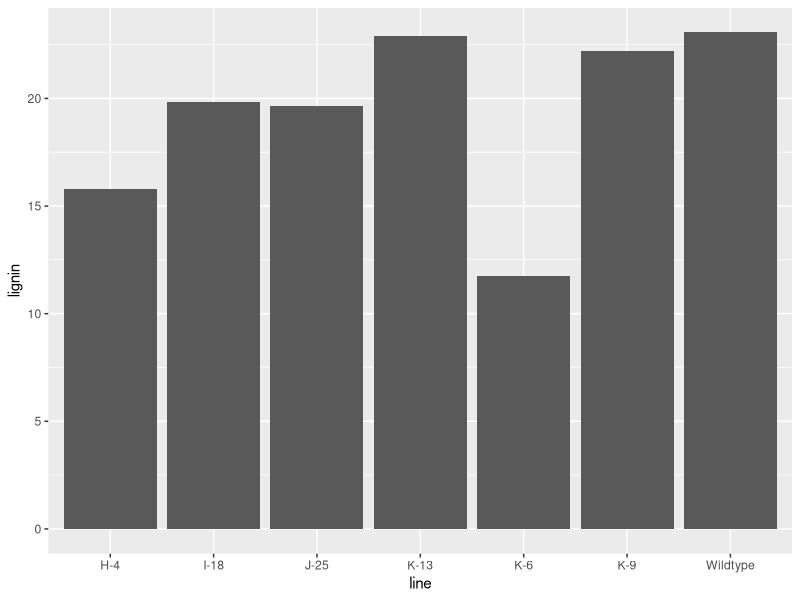
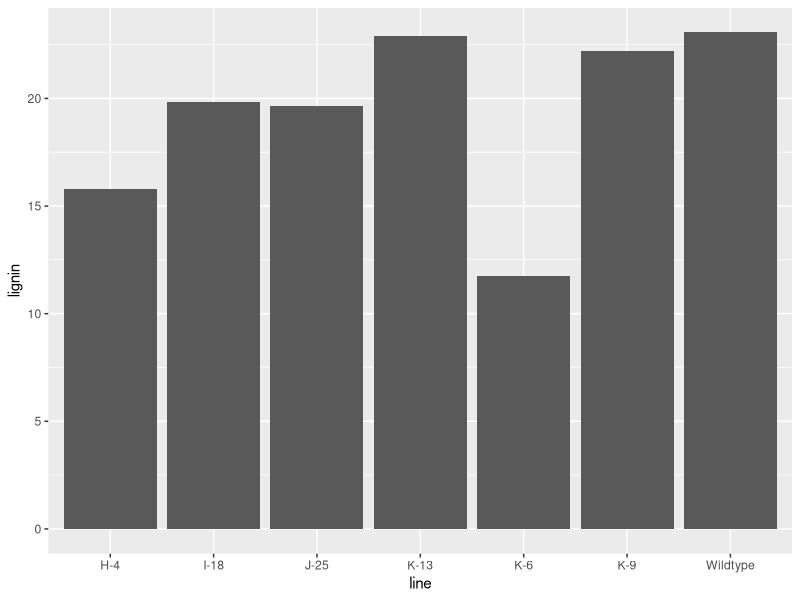
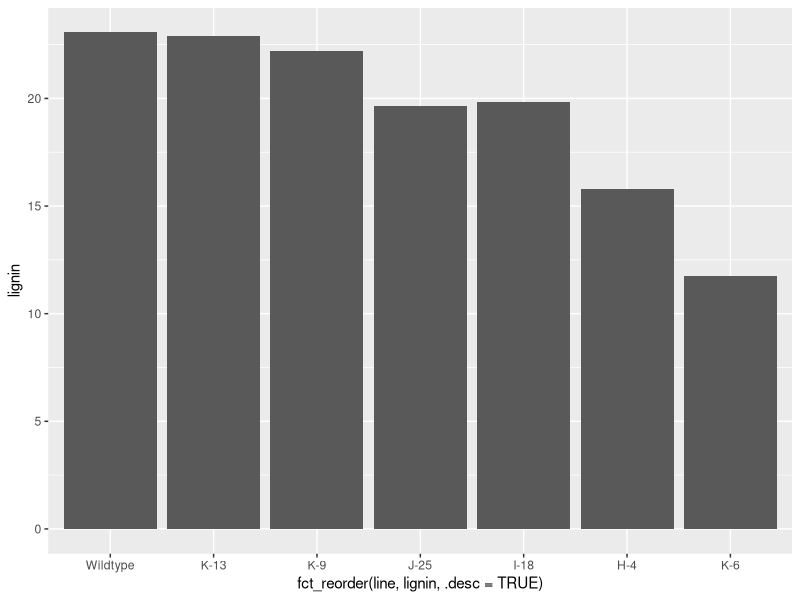
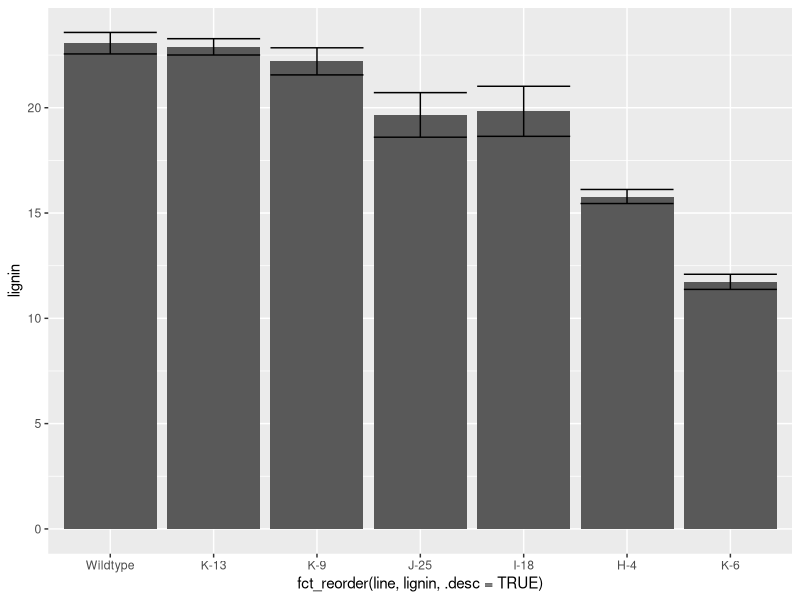
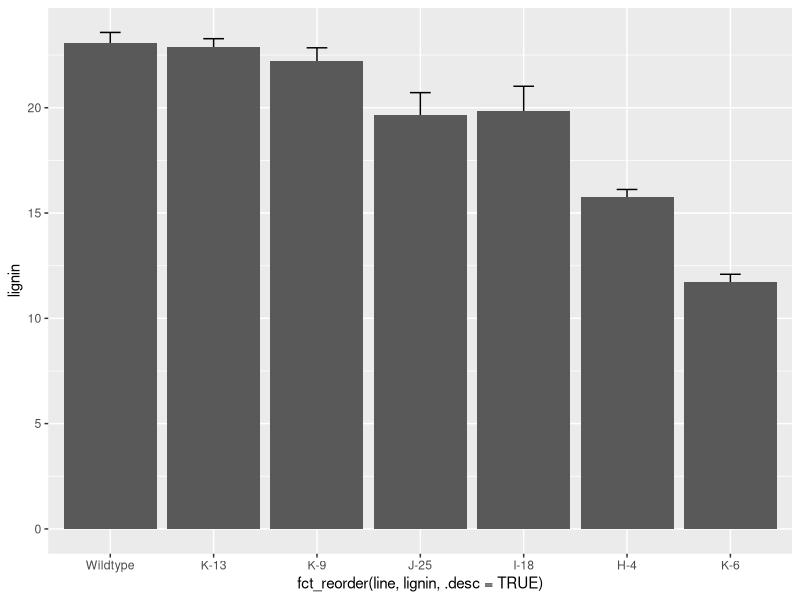
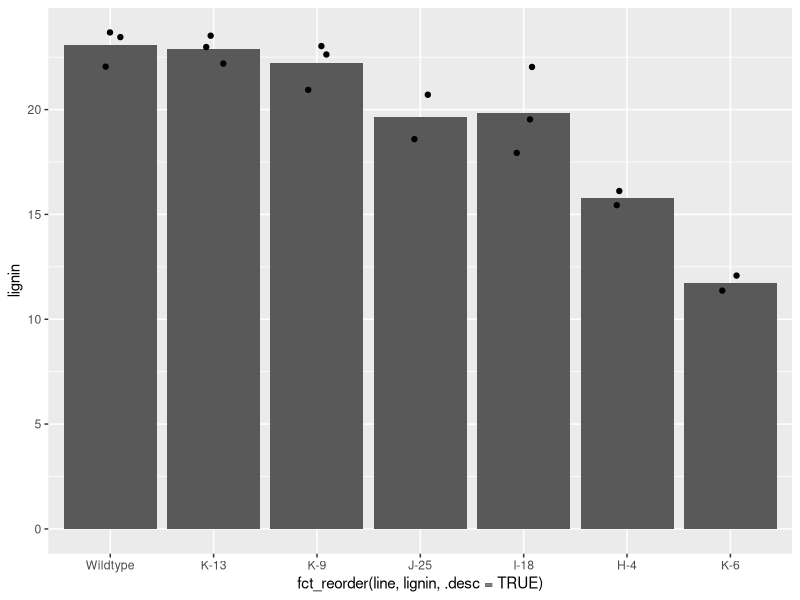
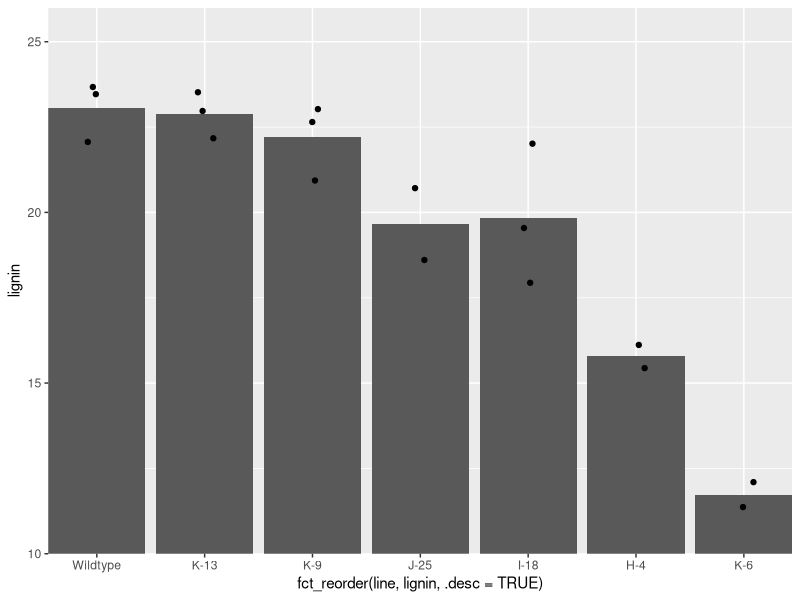
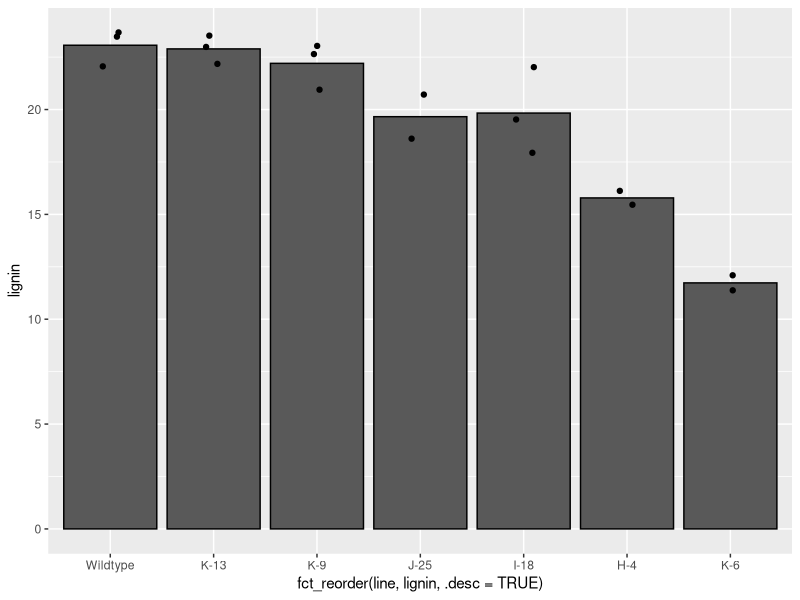

The R script that drew these images, in order:
## ---- chunk 1
theme_sulis <- function(base_size = 8) {
  theme_minimal(
    base_size = base_size
  ) %+replace%
    theme(
      axis.ticks = element_blank(),
      axis.text.x = element_text(
        size = 8,
        colour = "black",
        margin = margin(1, 1, 1, 1)
      ),
      axis.text.y = element_text(
        colour = "black",
        size = 8,
        angle = 0,
        vjust = 0.5,
        hjust = 1,
        margin = margin(1, 1, 1, 1)
      ),
      axis.title = element_text(
        colour = "black",
        size = 8
      ),
      axis.line = element_line(),
      panel.grid.major = element_blank(),
      panel.grid.minor = element_blank(),
      legend.text = element_text(size = 8),
      legend.key.height = unit(4, "mm"),
      complete = TRUE
    )
}
## ---- chunk 2
#| echo: true
library(tidyverse)
sulis_bar_data <- read_tsv(file = "data/Sulis2023_fig3EF.tsv")
## ---- chunk 3
#| echo: true
library(tidyverse)
sulis_bar_data <- read_tsv("data/Sulis2023_fig3EF.tsv")
sulis_bar_data
## ---- chunk 4
#| echo: true
#| code-line-numbers: "7-11|13"
#| output-location: column-fragment
panel_E <- ggplot(
  data = sulis_bar_data,
  aes(
    x = line,
    y = lignin
  )
) +
  geom_bar(
    stat = "summary",
    fun.y = "mean"
  )

panel_E
## ---- chunk 5
panel_E <- ggplot(
  data = sulis_bar_data,
  aes(
    x = line,
    y = lignin
  )
) +
  geom_bar(
    stat = "summary",
    fun.y = "mean"
  )

panel_E
## ---- chunk 6
#| echo: true
#| code-line-numbers: "4-8"
#| output-location: column-fragment
panel_E <- ggplot(
  data = sulis_bar_data,
  aes(
    x = fct_reorder(
      line,
      lignin,
      .desc = TRUE
    ),
    y = lignin
  )
) +
  geom_bar(
    stat = "summary",
    fun.y = "mean"
  )

panel_E
## ---- chunk 7
#| echo: true
#| code-line-numbers: "16-19"
#| output-location: column-fragment
panel_E <- ggplot(
  data = sulis_bar_data,
  aes(
    x = fct_reorder(
      line,
      lignin,
      .desc = TRUE
    ),
    y = lignin
  )
) +
  geom_bar(
    stat = "summary",
    fun = "mean"
  ) +
  geom_errorbar(
    stat = "summary",
    fun.data = "mean_se"
  )

panel_E
## ---- chunk 8
#| echo: true
#| code-line-numbers: "12-20"
#| output-location: column-fragment
panel_E <- ggplot(
  data = sulis_bar_data,
  aes(
    x = fct_reorder(
      line,
      lignin,
      .desc = TRUE
    ),
    y = lignin
  )
) +
  geom_errorbar(
    stat = "summary",
    fun.data = "mean_se",
    width = 0.2
  ) +
  geom_bar(
    stat = "summary",
    fun = "mean"
  )

panel_E
## ---- chunk 9
#| echo: true
#| code-line-numbers: "16"
#| output-location: column-fragment
panel_E <- ggplot(
  data = sulis_bar_data,
  aes(
    x = fct_reorder(
      line,
      lignin,
      .desc = TRUE
    ),
    y = lignin
  )
) +
  geom_bar(
    stat = "summary",
    fun = "mean"
  ) +
  geom_jitter(width = 0.1)

panel_E
## ---- chunk 10
#| echo: true
#| code-line-numbers: "18-21"
#| output-location: column-fragment
library(ggtext)
panel_E <- ggplot(
  data = sulis_bar_data,
  aes(
    x = fct_reorder(
      line,
      lignin,
      .desc = TRUE
    ),
    y = lignin
  )
) +
  geom_bar(
    stat = "summary",
    fun = "mean"
  ) +
  geom_jitter(width = 0.1) +
  coord_cartesian(
    ylim = c(10, 26),
    expand = FALSE
  )

panel_E
## ---- chunk 11
#| echo: true
#| code-line-numbers: "12-14|16|19"
#| output-location: column-fragment
panel_E <- ggplot(
  data = sulis_bar_data,
  aes(
    x = fct_reorder(
      line,
      lignin,
      .desc = TRUE
    ),
    y = lignin
  )
) +
  scale_fill_distiller(
    palette = "Greys"
  ) + # colorbrewer2.org palettes
  geom_bar(
    aes(fill = lignin),
    stat = "summary",
    fun = "mean",
    colour = "black"
  ) +
  geom_jitter(width = 0.1)

panel_E
## ---- chunk 12
#| echo: true
#| code-line-numbers: "16"
#| output-location: column-fragment
panel_E <- ggplot(
  data = sulis_bar_data,
  aes(
    x = fct_reorder(
      line,
      lignin,
      .desc = TRUE
    ),
    y = lignin
  )
) +
  scale_fill_distiller(
    palette = "Greys"
  ) +
  geom_bar(
    aes(fill = after_stat(y)),
    stat = "summary",
    fun = "mean",
    colour = "black"
  ) +
  geom_jitter(width = 0.1)

panel_E
## ---- chunk 13
#| echo: true
#| code-line-numbers: "1|23-29"
#| output-location: column-fragment
library(ggtext)
panel_E <- ggplot(
  data = sulis_bar_data,
  aes(
    x = fct_reorder(
      line,
      lignin,
      .desc = TRUE
    ),
    y = lignin
  )
) +
  scale_fill_distiller(
    palette = "Greys"
  ) +
  geom_bar(
    aes(fill = ..y..),
    stat = "summary",
    fun = "mean",
    colour = "black"
  ) +
  geom_jitter(width = 0.1) +
  labs(
    x = NULL,
    y = "<b>Lignin content</b> (% wt)"
  ) +
  theme(
    axis.title.y = element_markdown()
  )

panel_E
## ---- chunk 14
#| echo: true
#| code-line-numbers: "28-32"
#| output-location: column-fragment
panel_E <- ggplot(
  data = sulis_bar_data,
  aes(
    x = fct_reorder(
      line,
      lignin,
      .desc = TRUE
    ),
    y = lignin
  )
) +
  scale_fill_distiller(
    palette = "Greys"
  ) +
  geom_bar(
    aes(fill = ..y..),
    stat = "summary",
    fun = "mean",
    colour = "black"
  ) +
  geom_jitter(width = 0.1) +
  labs(
    x = NULL,
    y = "<b>Lignin content</b> (% wt)"
  ) +
  theme(
    axis.title.y = element_markdown(),
    axis.text.x = element_text(
      angle = 90,
      vjust = 0.5,
      hjust = 1
    )
  )

panel_E
## ---- chunk 15
#| echo: true
#| code-line-numbers: "33"
#| output-location: column-fragment
panel_E <- ggplot(
  data = sulis_bar_data,
  aes(
    x = fct_reorder(
      line,
      lignin,
      .desc = TRUE
    ),
    y = lignin
  )
) +
  scale_fill_distiller(
    palette = "Greys"
  ) +
  geom_bar(
    aes(fill = ..y..),
    stat = "summary",
    fun = "mean",
    colour = "black"
  ) +
  geom_jitter(width = 0.1) +
  labs(
    x = NULL,
    y = "<b>Lignin content</b> (% wt)"
  ) +
  theme(
    axis.title.y = element_markdown(),
    axis.text.x = element_text(
      angle = 90,
      vjust = 0.5,
      hjust = 1
    ),
    legend.position = "none"
  )

panel_E
## ---- chunk 16
#| echo: true
#| code-line-numbers: "22-27|32-36|37"
#| output-location: column-fragment
panel_E <- ggplot(
  data = sulis_bar_data,
  aes(
    x = fct_reorder(
      line,
      lignin,
      .desc = TRUE
    ),
    y = lignin
  )
) +
  scale_fill_distiller(
    palette = "Greys"
  ) +
  geom_bar(
    aes(fill = ..y..),
    stat = "summary",
    fun = "mean",
    colour = "black",
    width = 0.8
  ) +
  geom_jitter(
    width = 0.1,
    shape = 21,
    fill = "black",
    colour = "white"
  ) +
  labs(
    x = NULL,
    y = "<b>Lignin content</b> (% wt)"
  ) +
  scale_y_continuous(
    expand = expansion(
      mult = c(0, 0.05)
    )
  ) +
  theme_sulis() +
  theme(
    axis.title.y = element_markdown(),
    axis.text.x = element_text(
      angle = 90,
      vjust = 0.5,
      hjust = 1
    ),
    legend.position = "none"
  )

panel_E
## ---- chunk 17
panel_E <- ggplot(
  data = sulis_bar_data,
  aes(
    x = fct_reorder(
      line,
      lignin,
      .desc = TRUE
    ),
    y = lignin
  )
) +
  scale_fill_distiller(
    palette = "Greys"
  ) +
  geom_bar(
    aes(fill = ..y..),
    stat = "summary",
    fun = "mean",
    colour = "black",
    width = 0.8
  ) +
  geom_jitter(
    width = 0.1,
    shape = 21,
    fill = "black",
    colour = "white"
  ) +
  labs(
    x = NULL,
    y = "<b>Lignin content</b> (% wt)"
  ) +
  scale_y_continuous(
    expand = expansion(
      mult = c(0, 0.05)
    )
  ) +
  theme_sulis() +
  theme(
    axis.title.y = element_markdown(),
    axis.text.x = element_text(
      angle = 90,
      vjust = 0.5,
      hjust = 1
    ),
    legend.position = "none"
  )

panel_E
## ---- chunk 18
#| echo: true
#| code-line-numbers: "1|9|14|31"
#| output-location: column-fragment
panel_F <- ggplot(
  data = sulis_bar_data,
  aes(
    x = fct_reorder(
      line,
      lignin,
      .desc = TRUE
    ),
    y = CL
  )
) +
  scale_fill_distiller(
    palette = "Greys",
    direction = 1
  ) +
  geom_bar(
    aes(fill = ..y..),
    stat = "summary",
    fun = "mean",
    colour = "black",
    width = 0.8
  ) +
  geom_jitter(
    width = 0.1,
    shape = 21,
    fill = "black",
    colour = "white"
  ) +
  labs(
    x = NULL,
    y = "<b>C/L ratio</b>"
  ) +
  scale_y_continuous(
    expand = expansion(
      mult = c(0, 0.05)
    )
  ) +
  theme_sulis() +
  theme(
    axis.title.y = element_markdown(),
    axis.text.x = element_text(
      angle = 90,
      vjust = 0.5,
      hjust = 1
    ),
    legend.position = "none"
  )

panel_F
## ---- chunk 19
#| echo: true
sulis_scatter_data <- read_tsv("data/Sulis2023_fig3G.tsv")
## ---- chunk 20
#| echo: true
#| code-line-numbers: ""
#| output-location: column
panel_K <- ggplot(
  data = sulis_scatter_data,
  aes(
    x = rel_lignin,
    y = rel_volume
  )
) +
  geom_point() +
  theme_sulis()

panel_K
## ---- chunk 21
#| echo: true
#| code-line-numbers: "8-13"
#| output-location: column
panel_K <- ggplot(
  data = sulis_scatter_data,
  aes(
    x = rel_lignin,
    y = rel_volume
  )
) +
  geom_point(
    aes(colour = type)
  ) +
  scale_colour_manual(
    values = c("blue", "red")
  ) +
  theme_sulis()

panel_K
## ---- chunk 22
#| echo: true
#| code-line-numbers: "12"
#| output-location: column
panel_K <- ggplot(
  data = sulis_scatter_data,
  aes(
    x = rel_lignin,
    y = rel_volume
  )
) +
  geom_point(
    aes(colour = type)
  ) +
  scale_colour_manual(
    values = c("#275d95", "#d25952")
  ) +
  theme_sulis()

panel_K
## ---- chunk 23
#| echo: true
#| code-line-numbers: "11|13-15"
#| output-location: column-fragment
panel_K <- ggplot(
  data = sulis_scatter_data,
  aes(
    x = rel_lignin,
    y = rel_volume
  )
) +
  geom_point(
    aes(
      colour = type,
      fill = after_scale(
        alpha(colour, 0.4)
        )
    ),
    shape = "circle filled"
  ) +
  scale_colour_manual(
    values = c("#275d95", "#d25952")
  ) +
  theme_sulis()

panel_K
## ---- chunk 24
#| echo: true
#| code-line-numbers: "20-23"
#| output-location: column
panel_K <- ggplot(
  data = sulis_scatter_data,
  aes(
    x = rel_lignin,
    y = rel_volume
  )
) +
  geom_point(
    aes(
      colour = type,
      fill = after_scale(
        alpha(colour, 0.4)
      )
    ),
    shape = "circle filled"
  ) +
  scale_colour_manual(
    values = c("#275d95", "#d25952")
  ) +
  theme_sulis() +
  theme(
    legend.position = c(0.25, 0.95),
    legend.title = element_blank()
  )

panel_K
## ---- chunk 25
#| echo: true
#| code-line-numbers: "8-12"
#| output-location: column
panel_K <- ggplot(
  data = sulis_scatter_data,
  aes(
    x = rel_lignin,
    y = rel_volume
  )
) +
  geom_hline(
    yintercept = 100,
    colour = "grey",
    linetype = "dashed"
  ) +
  geom_point(
    aes(
      colour = type,
      fill = after_scale(alpha(colour, 0.4))
    ),
    shape = "circle filled"
  ) +
  scale_colour_manual(
    values = c("#275d95", "#d25952")
  ) +
  theme_sulis() +
  theme(
    legend.position = c(0.25, 0.95),
    legend.title = element_blank()
  )

panel_K
## ---- chunk 26
#| fig-height: 3
panel_K <- ggplot(
  data = sulis_scatter_data,
  aes(
    x = rel_lignin,
    y = rel_volume
  )
) +
  geom_hline(
    yintercept = 100,
    colour = "grey",
    linetype = "dashed"
  ) +
  geom_point(
    aes(
      colour = type,
      fill = after_scale(alpha(colour, 0.4))
    ),
    shape = "circle filled"
  ) +
  scale_colour_manual(
    values = c("#275d95", "#d25952")
  ) +
  labs(
    x = "**Lignin content** (% of wildtype)",
    y = "<b>Stem volume</b> (% of wildtype)"
  ) +
  theme_sulis() +
  theme(
    axis.title.x = element_markdown(),
    axis.title.y = element_markdown(),
    legend.position = c(0.25, 0.95),
    legend.title = element_blank()
  )

panel_K
## ---- chunk 27
sulis_scatter_data[c(98:110), ]
## ---- chunk 28
#| echo: true
#| code-line-numbers: "1|21-23"
#| output-location: column-fragment
library(ggrepel)
panel_K <- ggplot(
  data = sulis_scatter_data,
  aes(
    x = rel_lignin,
    y = rel_volume
  )
) +
  geom_hline(
    yintercept = 100,
    colour = "grey",
    linetype = "dashed"
  ) +
  geom_point(
    aes(
      colour = type,
      fill = after_scale(alpha(colour, 0.4))
    ),
    shape = "circle filled"
  ) +
  geom_label_repel(
    aes(label = label),
  ) +
  scale_colour_manual(
    values = c("#275d95", "#d25952")
  ) +
  labs(
    x = "**Lignin content** (% of wildtype)",
    y = "<b>Stem volume</b> (% of wildtype)"
  ) +
  theme_sulis() +
  theme(
    axis.title.x = element_markdown(),
    axis.title.y = element_markdown(),
    legend.position = c(0.25, 0.95),
    legend.title = element_blank()
  )

panel_K
## ---- chunk 29
#| echo: true
#| code-line-numbers: "23"
#| output-location: column-fragment
library(ggrepel)
panel_K <- ggplot(
  data = sulis_scatter_data,
  aes(
    x = rel_lignin,
    y = rel_volume
  )
) +
  geom_hline(
    yintercept = 100,
    colour = "grey",
    linetype = "dashed"
  ) +
  geom_point(
    aes(
      colour = type,
      fill = after_scale(alpha(colour, 0.4))
    ),
    shape = "circle filled"
  ) +
  geom_label_repel(
    aes(label = label),
    size = 8
  ) +
  scale_colour_manual(
    values = c("#275d95", "#d25952")
  ) +
  labs(
    x = "**Lignin content** (% of wildtype)",
    y = "<b>Stem volume</b> (% of wildtype)"
  ) +
  theme_sulis() +
  theme(
    axis.title.x = element_markdown(),
    axis.title.y = element_markdown(),
    legend.position = c(0.25, 0.95),
    legend.title = element_blank()
  )

panel_K
## ---- chunk 30
#| echo: true
#| code-line-numbers: "1|24"
#| output-location: column-fragment
ggtext_size <- 8 / (14 / 5)
library(ggrepel)
panel_K <- ggplot(
  data = sulis_scatter_data,
  aes(
    x = rel_lignin,
    y = rel_volume
  )
) +
  geom_hline(
    yintercept = 100,
    colour = "grey",
    linetype = "dashed"
  ) +
  geom_point(
    aes(
      colour = type,
      fill = after_scale(alpha(colour, 0.4))
    ),
    shape = "circle filled"
  ) +
  geom_label_repel(
    aes(label = label),
    size = ggtext_size
  ) +
  scale_colour_manual(
    values = c("#275d95", "#d25952")
  ) +
  labs(
    x = "**Lignin content** (% of wildtype)",
    y = "<b>Stem volume</b> (% of wildtype)"
  ) +
  theme_sulis() +
  theme(
    axis.title.x = element_markdown(),
    axis.title.y = element_markdown(),
    legend.position = c(0.25, 0.95),
    legend.title = element_blank()
  )

panel_K
## ---- chunk 31
#| echo: true
#| code-line-numbers: "25-27"
#| output-location: column
ggtext_size <- 8 / (14 / 5)
library(ggrepel)
panel_K <- ggplot(
  data = sulis_scatter_data,
  aes(
    x = rel_lignin,
    y = rel_volume
  )
) +
  geom_hline(
    yintercept = 100,
    colour = "grey",
    linetype = "dashed"
  ) +
  geom_point(
    aes(
      colour = type,
      fill = after_scale(alpha(colour, 0.4))
    ),
    shape = "circle filled"
  ) +
  geom_label_repel(
    aes(label = label),
    size = ggtext_size,
    label.size = NA,
    fill = rgb(1, 1, 1, 0.5),
    min.segment.length = 0
  ) +
  scale_colour_manual(
    values = c("#275d95", "#d25952")
  ) +
  labs(
    x = "**Lignin content** (% of wildtype)",
    y = "<b>Stem volume</b> (% of wildtype)"
  ) +
  theme_sulis() +
  theme(
    axis.title.x = element_markdown(),
    axis.title.y = element_markdown(),
    legend.position = c(0.25, 0.95),
    legend.title = element_blank()
  )

panel_K
## ---- chunk 32
#| echo: true
#| fig-height: 3
#| fig-width: 8
library(patchwork)
panel_E + panel_F + panel_K
## ---- chunk 33
#| echo: true
#| fig-height: 3
#| fig-width: 8
library(patchwork)
panel_E + panel_F + panel_K +
  plot_layout(widths = c(1, 1, 1.75))
## ---- chunk 34
#| echo: true
#| fig-height: 3
#| fig-width: 8
library(patchwork)
panel_E + panel_F + panel_K +
  plot_layout(widths = c(1, 1, 1.75)) &
  plot_annotation(tag_levels = "A")
## ---- chunk 35
#| echo: true
#| fig-height: 3
#| fig-width: 8
library(patchwork)
panel_E + panel_F + panel_K +
  plot_layout(widths = c(1, 1, 1.75)) &
  plot_annotation(tag_levels = list(c("E", "F", "K"))) &
  theme(plot.tag = element_text(size = 10, face = "bold"))
## ---- chunk 36
#| fig-height: 2.5
#| fig-width: 10
library(patchwork)
panel_E + panel_F + panel_K +
  plot_layout(widths = c(1, 1, 1.75)) &
  plot_annotation(tag_levels = list(c("E", "F", "K"))) &
  theme(plot.tag = element_text(
    size = 10, face = "bold"
  ))
## ---- chunk 37
#| echo: true
ggsave(
  "images/fig3.pdf",
  width = 180,
  height = 60,
  units = "mm"
)
## ---- chunk 38
#| echo: true
library(ragg)
ggsave(
  "images/fig3.png",
  width = 180,
  height = 60,
  units = "mm",
  device = agg_png
)
